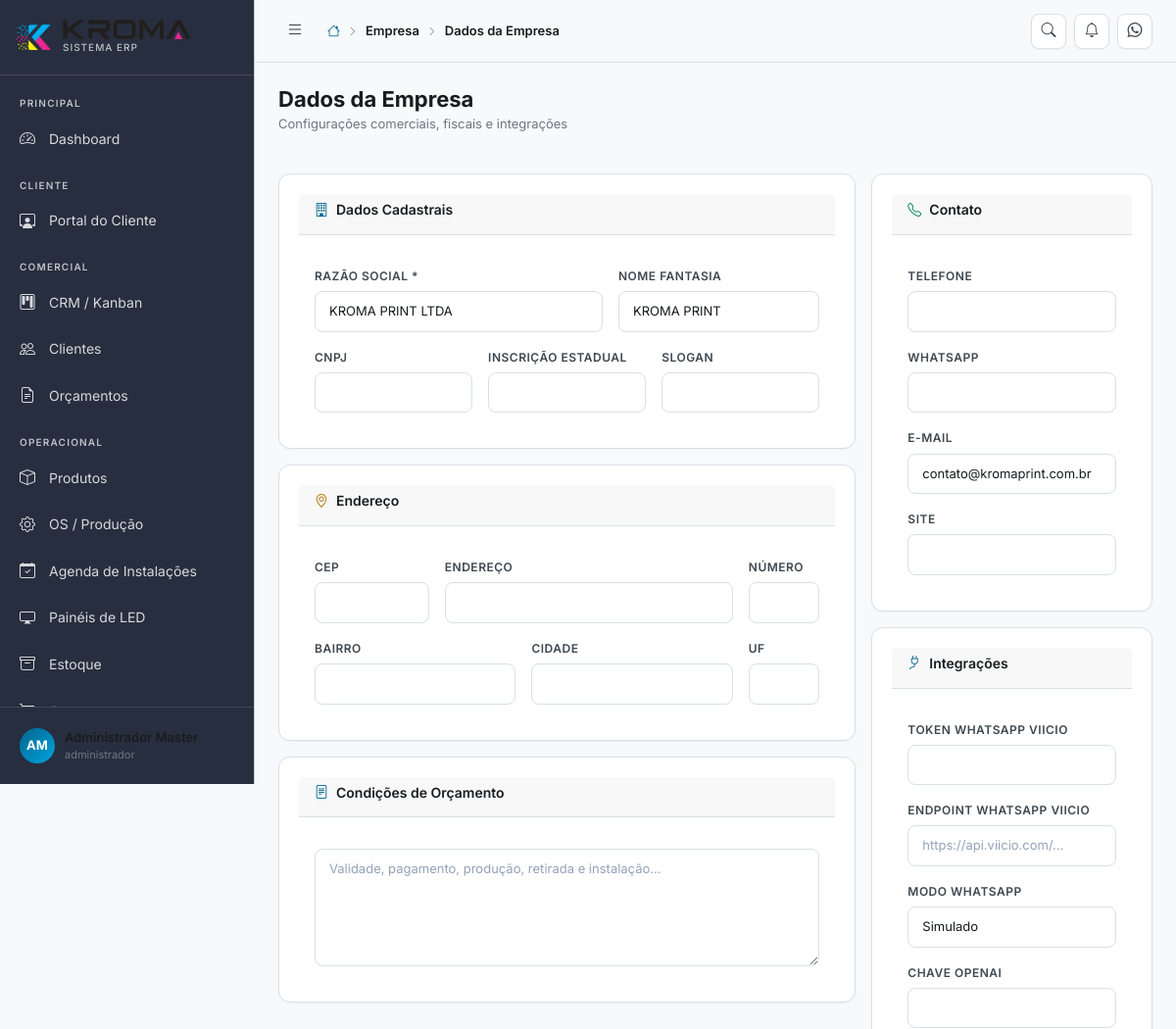
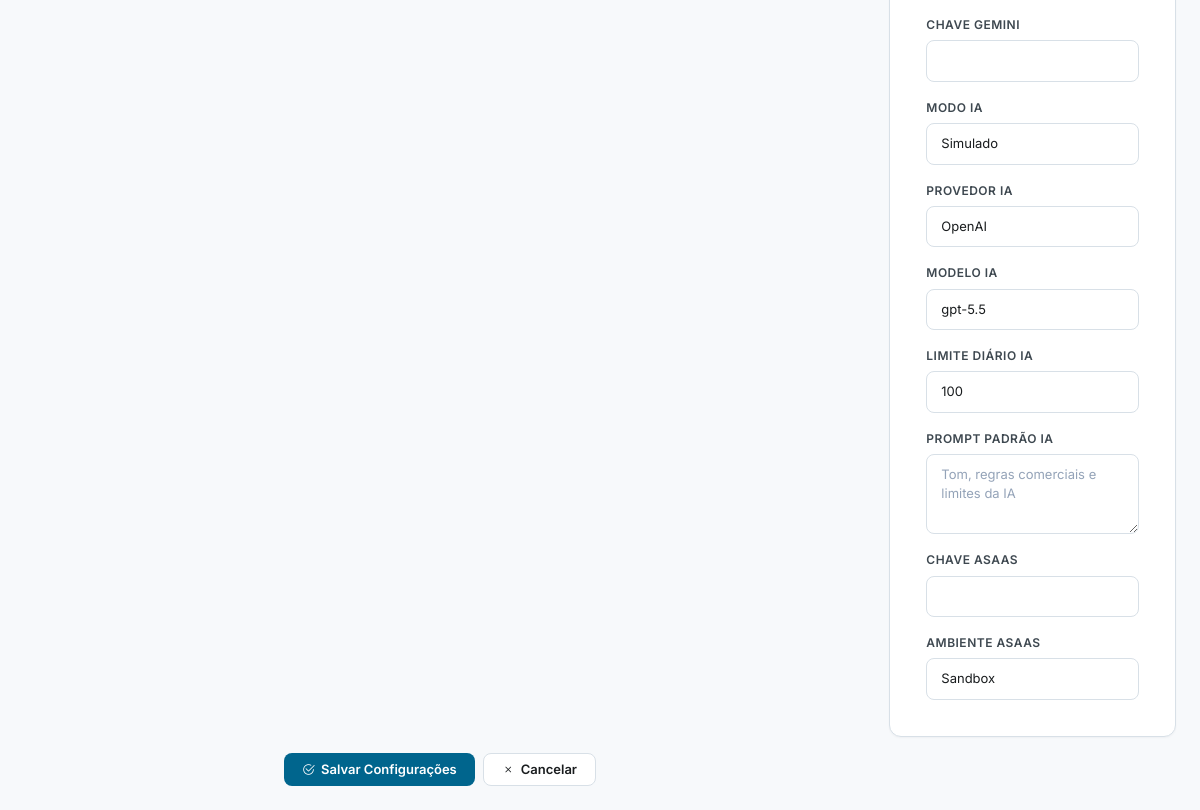
Page /empresa (signed in) on the committed database (2 pictures, top to bottom).
### tables this page shows
CREATE TABLE IF NOT EXISTS empresas (
    id              INT UNSIGNED AUTO_INCREMENT PRIMARY KEY,
    razao_social    VARCHAR(200) NOT NULL,
    nome_fantasia   VARCHAR(200),
    cnpj            VARCHAR(18),
    ie              VARCHAR(30),
    im              VARCHAR(30),
    endereco        VARCHAR(300),
    numero          VARCHAR(20),
    complemento     VARCHAR(100),
    bairro          VARCHAR(100),
    cidade          VARCHAR(100),
    estado          CHAR(2),
    cep             VARCHAR(9),
    telefone        VARCHAR(20),
    whatsapp        VARCHAR(20),
    email           VARCHAR(150),
    site            VARCHAR(200),
    logo            VARCHAR(300),
    slogan          VARCHAR(300),
    descricao       TEXT,
    cabecalho_orcamento TEXT,
    rodape_orcamento    TEXT,
    condicoes_orcamento TEXT,
    validade_orcamento  INT DEFAULT 7,
    token_whatsapp  VARCHAR(300),
    endpoint_whatsapp VARCHAR(300),
    modo_whatsapp   ENUM('simulado','producao') DEFAULT 'simulado',
    chave_openai    VARCHAR(300),
    chave_gemini    VARCHAR(300),
    modo_ia         ENUM('simulado','producao') DEFAULT 'simulado',
    provedor_ia     ENUM('openai','gemini') DEFAULT 'openai',
    modelo_ia       VARCHAR(100) DEFAULT 'gpt-5.5',
    prompt_padrao_ia TEXT,
    limite_ia_diario INT DEFAULT 100,
    chave_asaas     VARCHAR(300),
    ambiente_asaas  ENUM('sandbox','producao') DEFAULT 'sandbox',
    webhook_viicio_token VARCHAR(160),
    webhook_asaas_token  VARCHAR(160),
    created_at      DATETIME DEFAULT CURRENT_TIMESTAMP,
    updated_at      DATETIME DEFAULT CURRENT_TIMESTAMP ON UPDATE CURRENT_TIMESTAMP
);

### app/Controllers/EmpresaController.php (called while the page is built, shortened)
<?php
class EmpresaController
{
    public function configuracoes(): void
    {
        $empresa = $this->carregarEmpresa();
        require APP_PATH . '/Views/empresa/configuracoes.php';
        require APP_PATH . '/Views/layouts/main.php';
    }
    private function carregarEmpresa(): ?array
    {
        try {
            return db()->query("SELECT * FROM empresas ORDER BY id LIMIT 1")->fetch() ?: null;
        } catch (\Exception $e) {
            return null;
        }
    }
}

### index.php (called while the page is built, shortened)
<?php
require_once CONFIG_PATH . '/database.php';
require_once APP_PATH . '/Services/Router.php';
$router = new App\Services\Router();
$router->dispatch();

### config/database.php (called while the page is built, shortened)
<?php
class Database
{
    private static ?PDO $instance = null;
    public static function getInstance(): PDO
    {
        if (self::$instance === null) {
            try {
                $dsn = sprintf(
                    'mysql:host=%s;port=%s;dbname=%s;charset=%s',
                    DB_HOST, DB_PORT, DB_NAME, DB_CHARSET
                );
                self::$instance = new PDO($dsn, DB_USER, DB_PASS, [
                    PDO::ATTR_ERRMODE            => PDO::ERRMODE_EXCEPTION,
                    PDO::ATTR_DEFAULT_FETCH_MODE => PDO::FETCH_ASSOC,
                    PDO::ATTR_EMULATE_PREPARES   => false,
                    PDO::MYSQL_ATTR_INIT_COMMAND => "SET NAMES utf8mb4 COLLATE utf8mb4_unicode_ci",
                ]);
            } catch (PDOException $e) {
                if (APP_ENV === 'development') {
                    die('Erro de conexão com banco de dados: ' . $e->getMessage());
                } else {
                    die('Erro interno do sistema. Tente novamente mais tarde.');
                }
            }
        }
        return self::$instance;
    }
}
function db(): PDO
{
    return Database::getInstance();
}

### app/Views/empresa/configuracoes.php (the view, shortened to what this page needs)
<?php
$empresa = $empresa ?? [];
?>
<form action="<?= APP_URL ?>/empresa" method="POST" data-loading>
    <div class="row g-3">
        <div class="col-lg-8">
            <div class="card mb-3">
                <div class="card-header">
                    <h6 class="card-title"><i class="bi bi-building me-2 text-primary-kroma"></i>Dados Cadastrais</h6>
                </div>
                <div class="p-3">
                    <div class="row g-3">
                        <div class="col-md-7">
                            <label class="form-label">Razão Social *</label>
                            <input class="form-control" name="razao_social" required value="<?= htmlspecialchars($empresa['razao_social'] ?? '') ?>">
                        </div>
                        <div class="col-md-5">
                            <label class="form-label">Nome Fantasia</label>
                            <input class="form-control" name="nome_fantasia" value="<?= htmlspecialchars($empresa['nome_fantasia'] ?? '') ?>">
                        </div>
                        <div class="col-md-4">
                            <label class="form-label">CNPJ</label>
                            <input class="form-control" name="cnpj" data-mask="cnpj" value="<?= htmlspecialchars($empresa['cnpj'] ?? '') ?>">
                        </div>
                        <div class="col-md-4">
                            <label class="form-label">Inscrição Estadual</label>
                            <input class="form-control" name="ie" value="<?= htmlspecialchars($empresa['ie'] ?? '') ?>">
                        </div>
                        <div class="col-md-4">
                            <label class="form-label">Slogan</label>
                            <input class="form-control" name="slogan" value="<?= htmlspecialchars($empresa['slogan'] ?? '') ?>">
                        </div>
                    </div>
                </div>
            </div>
            <div class="card mb-3">
                <div class="card-header">
                    <h6 class="card-title"><i class="bi bi-geo-alt me-2 text-warning-kroma"></i>Endereço</h6>
                </div>
                <div class="p-3">
                    <div class="row g-3">
                        <div class="col-md-3"><label class="form-label">CEP</label><input class="form-control" name="cep" data-mask="cep" value="<?= htmlspecialchars($empresa['cep'] ?? '') ?>"></div>
                        <div class="col-md-7"><label class="form-label">Endereço</label><input class="form-control" name="endereco" value="<?= htmlspecialchars($empresa['endereco'] ?? '') ?>"></div>
                        <div class="col-md-2"><label class="form-label">Número</label><input class="form-control" name="numero" value="<?= htmlspecialchars($empresa['numero'] ?? '') ?>"></div>
                        <div class="col-md-5"><label class="form-label">Bairro</label><input class="form-control" name="bairro" value="<?= htmlspecialchars($empresa['bairro'] ?? '') ?>"></div>
                        <div class="col-md-5"><label class="form-label">Cidade</label><input class="form-control" name="cidade" value="<?= htmlspecialchars($empresa['cidade'] ?? '') ?>"></div>
                        <div class="col-md-2"><label class="form-label">UF</label><input class="form-control" maxlength="2" name="estado" value="<?= htmlspecialchars($empresa['estado'] ?? '') ?>"></div>
                    </div>
                </div>
            </div>
            <div class="card">
                <div class="card-header">
                    <h6 class="card-title"><i class="bi bi-file-text me-2 text-primary-kroma"></i>Condições de Orçamento</h6>
                </div>
                <div class="p-3">
                    <textarea class="form-control" name="condicoes_orcamento" rows="5" placeholder="Validade, pagamento, produção, retirada e instalação..."><?= htmlspecialchars($empresa['condicoes_orcamento'] ?? '') ?></textarea>
                </div>
            </div>
        </div>
        <div class="col-lg-4">
            <div class="card mb-3">
                <div class="card-header">
                    <h6 class="card-title"><i class="bi bi-telephone me-2 text-success-kroma"></i>Contato</h6>
                </div>
                <div class="p-3">
                    <label class="form-label">Telefone</label>
                    <input class="form-control mb-3" name="telefone" data-mask="telefone" value="<?= htmlspecialchars($empresa['telefone'] ?? '') ?>">
                    <label class="form-label">WhatsApp</label>
                    <input class="form-control mb-3" name="whatsapp" data-mask="telefone" value="<?= htmlspecialchars($empresa['whatsapp'] ?? '') ?>">
                    <label class="form-label">E-mail</label>
                    <input class="form-control mb-3" type="email" name="email" value="<?= htmlspecialchars($empresa['email'] ?? '') ?>">
                    <label class="form-label">Site</label>
                    <input class="form-control" name="site" value="<?= htmlspecialchars($empresa['site'] ?? '') ?>">
                </div>
            </div>
            <div class="card">
                <div class="card-header">
                    <h6 class="card-title"><i class="bi bi-plug me-2 text-primary-kroma"></i>Integrações</h6>
                </div>
                <div class="p-3">
                    <label class="form-label">Token WhatsApp Viicio</label>
                    <input class="form-control mb-3" name="token_whatsapp" value="<?= htmlspecialchars($empresa['token_whatsapp'] ?? '') ?>">
                    <label class="form-label">Endpoint WhatsApp Viicio</label>
                    <input class="form-control mb-3" name="endpoint_whatsapp" value="<?= htmlspecialchars($empresa['endpoint_whatsapp'] ?? '') ?>" placeholder="https://api.viicio.com/...">
                    <label class="form-label">Modo WhatsApp</label>
                    <select class="form-select mb-3" name="modo_whatsapp">
                        <option value="simulado" <?= ($empresa['modo_whatsapp'] ?? 'simulado') === 'simulado' ? 'selected' : '' ?>>Simulado</option>
                    </select>
                    <label class="form-label">Chave OpenAI</label>
                    <input class="form-control mb-3" name="chave_openai" value="<?= htmlspecialchars($empresa['chave_openai'] ?? '') ?>">
                    <label class="form-label">Chave Gemini</label>
                    <input class="form-control mb-3" name="chave_gemini" value="<?= htmlspecialchars($empresa['chave_gemini'] ?? '') ?>">
                    <label class="form-label">Modo IA</label>
                    <select class="form-select mb-3" name="modo_ia">
                        <option value="simulado" <?= ($empresa['modo_ia'] ?? 'simulado') === 'simulado' ? 'selected' : '' ?>>Simulado</option>
                    </select>
                    <label class="form-label">Provedor IA</label>
                    <select class="form-select mb-3" name="provedor_ia">
                        <option value="openai" <?= ($empresa['provedor_ia'] ?? 'openai') === 'openai' ? 'selected' : '' ?>>OpenAI</option>
                    </select>
                    <label class="form-label">Modelo IA</label>
                    <input class="form-control mb-3" name="modelo_ia" value="<?= htmlspecialchars($empresa['modelo_ia'] ?? 'gpt-5.5') ?>">
                    <label class="form-label">Limite diário IA</label>
                    <input class="form-control mb-3" type="number" min="1" name="limite_ia_diario" value="<?= (int)($empresa['limite_ia_diario'] ?? 100) ?>">
                    <label class="form-label">Prompt padrão IA</label>
                    <textarea class="form-control mb-3" name="prompt_padrao_ia" rows="3" placeholder="Tom, regras comerciais e limites da IA"><?= htmlspecialchars($empresa['prompt_padrao_ia'] ?? '') ?></textarea>
                    <label class="form-label">Chave Asaas</label>
                    <input class="form-control mb-3" name="chave_asaas" value="<?= htmlspecialchars($empresa['chave_asaas'] ?? '') ?>">
                    <label class="form-label">Ambiente Asaas</label>
                    <select class="form-select" name="ambiente_asaas">
                        <option value="sandbox" <?= ($empresa['ambiente_asaas'] ?? 'sandbox') === 'sandbox' ? 'selected' : '' ?>>Sandbox</option>
                    </select>
                </div>
            </div>
        </div>
    </div>
    <div class="d-flex gap-2 mt-3">
        <button class="btn btn-primary" type="submit"><i class="bi bi-check2-circle"></i> Salvar Configurações</button>
        <a class="btn btn-secondary" href="<?= APP_URL ?>/dashboard"><i class="bi bi-x"></i> Cancelar</a>
    </div>
</form>

### app/Services/Router.php (shortened to what this page needs)
<?php
class Router
{
    private array $routes = [];
    private string $basePath = '';
    public function __construct()
    {
        $scriptDir = dirname($_SERVER['SCRIPT_NAME']);
        $this->basePath = rtrim($scriptDir, '/');
    }
    private function addRoute(string $method, string $path, $handler): void
    {
        $this->routes[] = [
            'method'  => $method,
            'path'    => $path,
            'handler' => $handler,
        ];
    }
    public function dispatch(): void
    {
        $method = $_SERVER['REQUEST_METHOD'];
        $uri    = $_SERVER['REQUEST_URI'];
        $uri = '/' . ltrim(substr($uri, strlen($this->basePath)), '/');
        $uri = rtrim($uri, '/') ?: '/';
        foreach ($this->routes as $route) {
            if ($route['method'] !== $method) continue;
            $pattern = $this->pathToRegex($route['path']);
            if (preg_match($pattern, $uri, $matches)) {
                $params = array_filter($matches, 'is_string', ARRAY_FILTER_USE_KEY);
                $this->callHandler($route['handler'], $params);
                return;
            }
        }
    }
    private function pathToRegex(string $path): string
    {
        $pattern = preg_replace('/\/:([^\/]+)/', '/(?P<$1>[^/]+)', $path);
        return '#^' . $pattern . '$#';
    }
    private function callHandler($handler, array $params): void
    {
        if (is_string($handler) && strpos($handler, '@') !== false) {
            [$class, $method] = explode('@', $handler);
            $controller = new $fullClass();
            call_user_func_array([$controller, $method], $params);
            return;
        }
    }
}

### rows in the picture
empresas: razao_social "KROMA PRINT LTDA", nome_fantasia "KROMA PRINT", email "contato@kromaprint.com.br", modo_whatsapp "Simulado", modo_ia "Simulado", provedor_ia "OpenAI", modelo_ia "gpt-5.5", limite_ia_diario "100", ambiente_asaas "Sandbox"

### other values in the picture
$crumb['label'] "Empresa"
